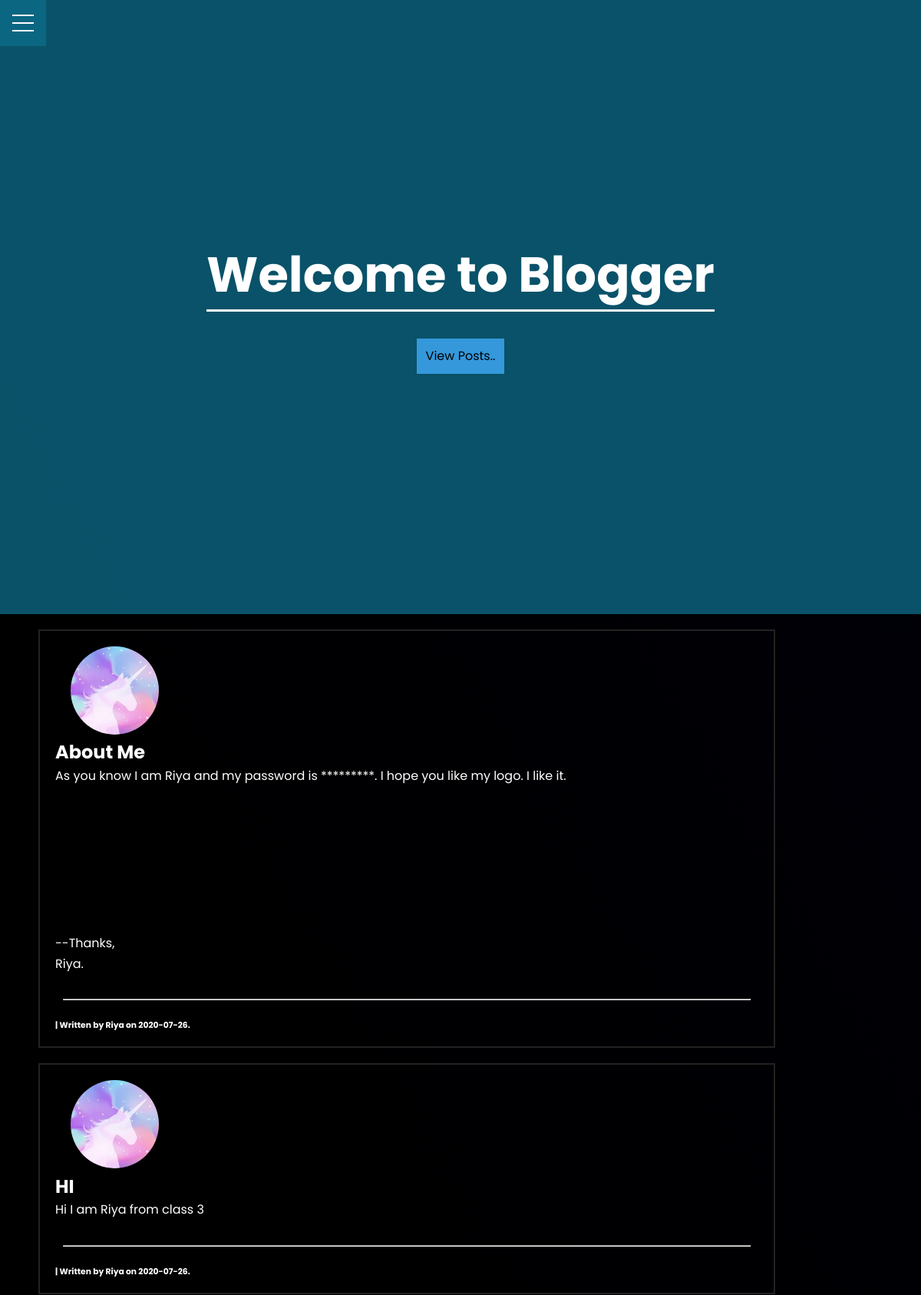
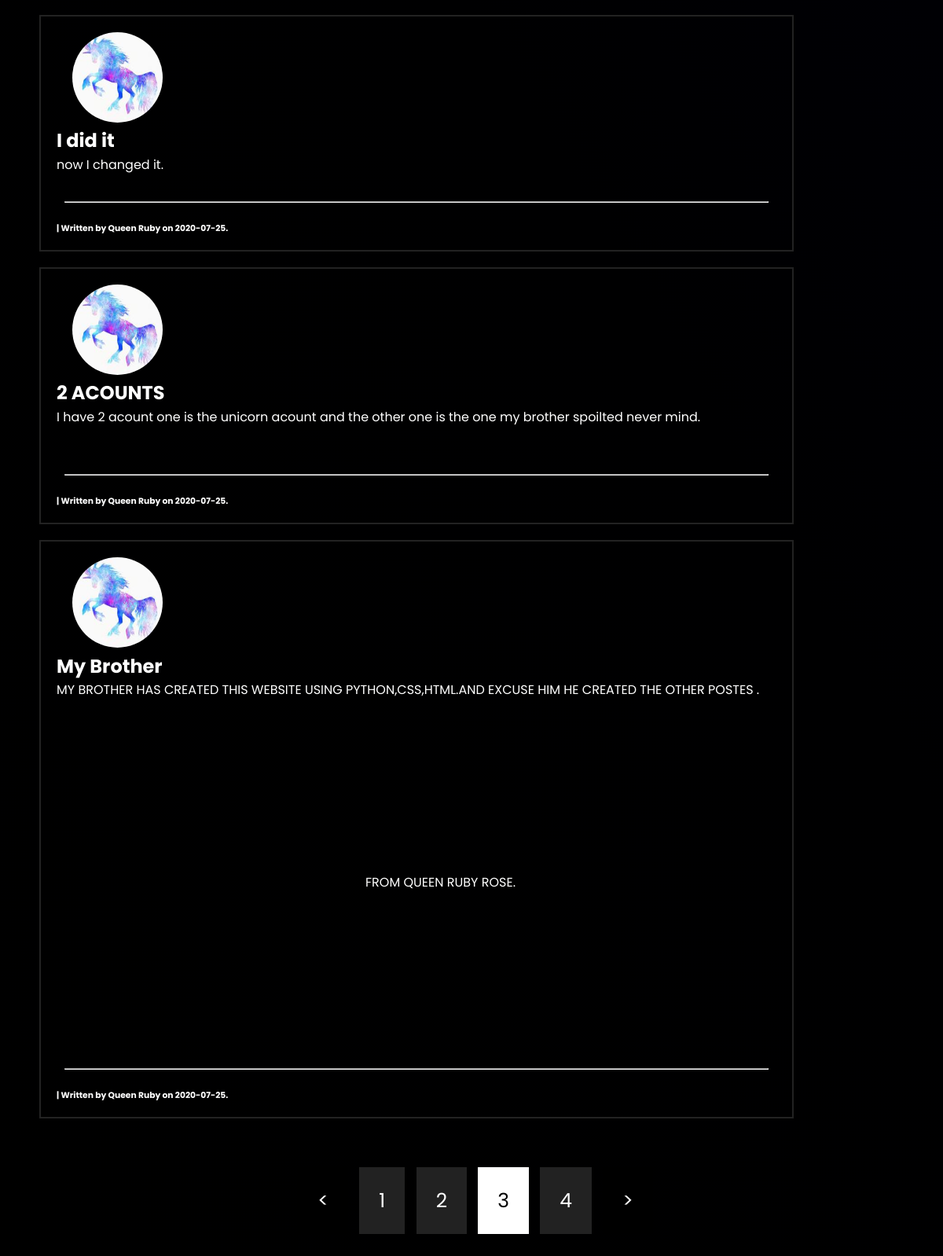
/home?page=3, run on an earlier commit of the app's database (2 pictures, top to bottom).
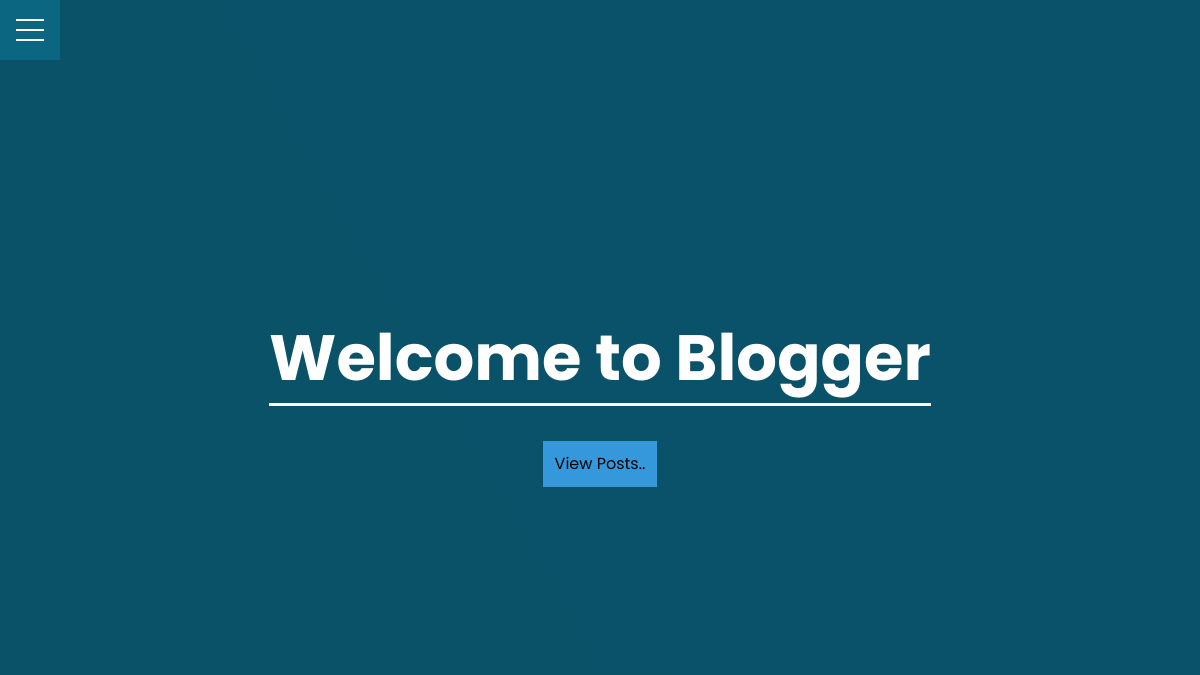
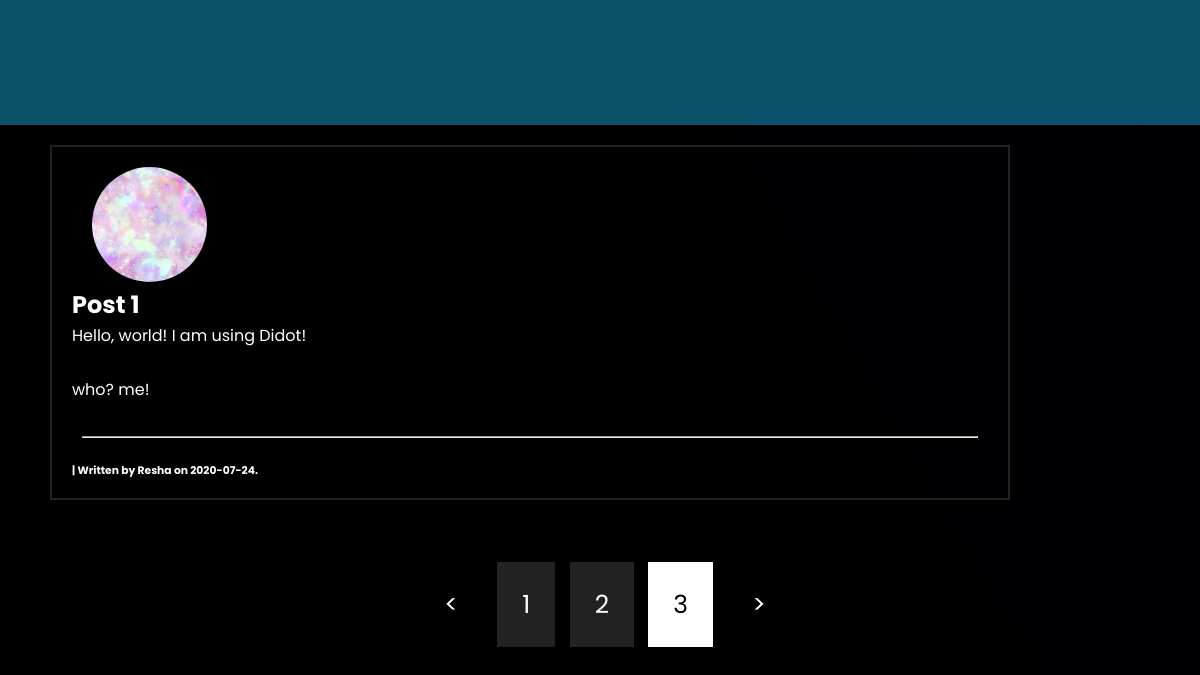
And on a later commit of the database (2 pictures, top to bottom).
### flaskblog/models.py (models this page shows, shortened)
class Post(db.Model):
    id = db.Column(db.Integer, primary_key=True)
    title = db.Column(db.String(), nullable=False)
    date_posted = db.Column(db.DateTime, nullable=False, default=datetime.utcnow)
    content = db.Column(db.Text, nullable=False)
    user_id = db.Column(db.Integer, db.ForeignKey('user.id'), nullable=False)

class User(db.Model, UserMixin):
    id = db.Column(db.Integer, primary_key=True, unique=True)
    username = db.Column(db.String(20), unique=True, nullable=False)
    email = db.Column(db.String(120), unique=True, nullable=False)
    image_file = db.Column(db.String(20), nullable=False, default='default.jpg')
    password = db.Column(db.String(60), nullable=False)
    posts = db.relationship('Post', backref='author', lazy=True)

### flaskblog/routes.py (the view)
@app.route("/")
@app.route("/home")
def home():
    page = request.args.get('page', 1, type=int)
    posts = Post.query.order_by(Post.date_posted.desc()).paginate(page=page, per_page=5)
    return render_template('index.html', posts=posts)

### flaskblog/templates/index.html (shortened to what this page needs)
{% extends "base.html" %}
{% block content %}
<div class="main">
    <header class="showcase">
        <div class="container showcase-inner">
            <h1>Welcome to Blogger</h1>
            <a href="#posts" class="viewpost-scroll">View Posts..</a>
        </div>
    </header>
    <div id="posts" class="main">
    {% for post in posts.items %}
        <article class="main">
            <a href="{{ url_for('post', post_id=post.id )}}"><img src="{{ url_for('static', filename='profile_pics/' + post.author.image_file) }}"
                    class="rounded-profile-pic"></a>
            <a href="{{ url_for('post', post_id=post.id )}}" class="post-title"><h2>{{ post.title }}</h2> </a>
            <pre class="post-content">{{ post.content }}</pre>
            <br>
            <hr>
            <a href="{{ url_for('user_post', username=post.author.username) }}" class="post-author"><h6>| Written by {{ post.author.username }} on {{ post.date_posted.strftime('%Y-%m-%d') }}.
            </h6></a>
        </article>
    {% endfor %}
    <br><br><br>
        <div class="pagination" id="pgn">
            <span class="dot"><</span>
            {% for page_num in posts.iter_pages(left_edge=1, right_edge=1, left_current=1, right_current=2) %}
                {% if page_num %}
                    {% if posts.page == page_num %}
                        <a href="#pgn" id="current-btn">{{ page_num }}</a>
                    {% else %}
                        <a class="pagination-btn" href="{{ url_for('home', page=page_num) }}">{{ page_num }}</a>
                    {% endif %}
                {% else %}
                    <span class="dot">...</span>
                {% endif %}
            {% endfor %}
            <span class="dot">></span>
        </div>
        <br><br><br><br><br><br><br><br>
    </div>
</div>
{% endblock content %}

What changed in the data, as far as the page shows it:
removed Post: image_file (picture), title "About Me", content "As you know I am Riya and my password is *********. I hope you like my logo. I like it. --Thanks, Riya.", author.username "Riya", date_posted "2020-07-26"
removed Post: image_file (picture), title "HI", content "Hi I am Riya from class 3", author.username "Riya", date_posted "2020-07-26"
no longer on this page (row unchanged): Post: image_file (picture), title "I did it", content "now I changed it.", author.username "Queen Ruby", date_posted "2020-07-25"
no longer on this page (row unchanged): Post: image_file (picture), title "2 ACOUNTS", content "I have 2 acount one is the unicorn acount and the other one is the one my brother spoilted never mind.", author.username "Queen Ruby", date_posted "2020-07-25"
no longer on this page (row unchanged): Post: image_file (picture), title "My Brother", content "MY BROTHER HAS CREATED THIS WEBSITE USING PYTHON,CSS,HTML.AND EXCUSE HIM HE CREATED THE OTHER POSTES . FROM QUEEN RUBY ROSE.", author.username "Queen Ruby", date_posted "2020-07-25"
now on this page (row unchanged): Post: image_file (picture), title "Post 1", content "Hello, world! I am using Didot! who? me!", author.username "Resha", date_posted "2020-07-24"
Also different on the page:
list line gone: "4"
